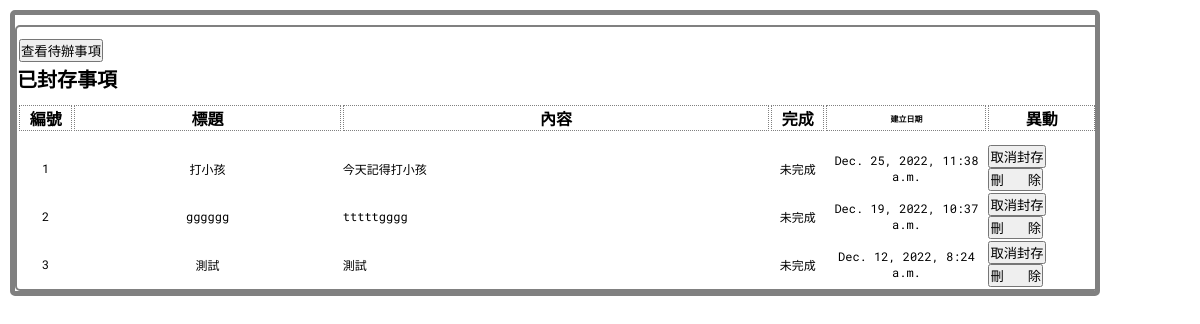
The app's page /archived/ with its own data.
### todo_list_app/models.py (models this page shows, shortened)
class Task(models.Model):
    id = models.AutoField(primary_key=True)
    title = models.CharField(max_length=200, null=False)
    taskContent = models.CharField(max_length=250, null=False)
    complete = models.BooleanField(default=False)
    archived = models.BooleanField(default=False)
    dateOfCreated = models.DateTimeField(auto_now=True)

### todo_list_app/views.py (the view)
# urls.py: path('archived/', views.archived),
def archived(request):
    tasks = Task.objects.filter(archived="True").order_by('-dateOfCreated')
    return render(request, 'archived.html', locals())

### templates/archived.html (shortened to what this page needs)
{% extends "base.html" %}
{% block title %}
    {% load static %} <link href="{% static "css/styles.css" %}" rel="stylesheet" type="text/css" />
{% endblock %}
{% block content %}
    <div class="main">
        <div class="show_todo">
            <table>
                <tr>
                    <td>
                        <form action="/todo">
                            <input type="submit" value="查看待辦事項" />
                        </form>
                    </td>
                </tr>
            </table>
            <h2> 已封存事項 </h2>
            <table>
                <th class="show_no">編號</th>
                <th class="show_title">標題</th>
                <th class="show_content">內容</th>
                <th class="show_complete">完成</th>
                <th class="show_time">建立日期</th>
                <th class="show_button">異動</th>
            </table>
            <table class="hover_content">
                {% for task in tasks %}
                    <tr>
                        <td class="show_no"> {{ forloop.counter  }}</td>
                        <td class="show_title"> {{ task.title }}</td>
                        <td class="show_content"> {{ task.taskContent }}</td>
                        <td class="show_complete">
                            {% if task.complete == "True" %}
                                <div> 已完成 </div>
                            {% else %}
                                <div> 未完成 </div>
                            {% endif %}
                        </td>
                        <td class="show_time"> {{ task.dateOfCreated }}</td>
                        <td class="show_button">
                            <form action="/de_archiving/{{task.id}}/">
                                <input type="submit" value="取消封存" />
                            </form>
                            <form action="/delete/{{task.id}}/">
                                <input type="submit" value="刪   除" />
                            </form>
                        </td>
                    </tr>
                {% endfor %}
            </table>
        </div>
    </div>
{% endblock %}

### static/css/styles.css (style rules this page uses)
* { margin: 0; padding: 0; font-family:'Roboto Mono',monospace; }
.main { display: block; width: 1080px; margin-top: 10px; margin-left: 10px; border: solid gray 5px; border-radius: 5px; }
.main h2 { font-size: 20px; }
.main td { font-size: 12px; }
.show_todo { display: block; width: 100%; margin-top: 10px; border: solid gray 2px; border-radius: 5px; }
.show_todo table { margin-top: 10px; width: 100%; }
.show_todo th { border: dotted gray 0.5px; }
.show_todo td { word-wrap: break-word; }
.show_no { text-align: center; width:5%; }
.show_title { text-align: center; width:25%; }
.show_content { width:40% }
.show_complete { text-align: center; width: 5%; }
.show_time { text-align: center; width:15%; font-size: 8px; }
.show_button { width:10%; }

### records on screen
Task: title "打小孩", taskContent "今天記得打小孩", complete "未完成", dateOfCreated "Dec. 25, 2022, 11:38 a.m."
Task: title "gggggg", taskContent "tttttgggg", complete "未完成", dateOfCreated "Dec. 19, 2022, 10:37 a.m."
Task: title "測試", taskContent "測試", complete "未完成", dateOfCreated "Dec. 12, 2022, 8:24 a.m."
